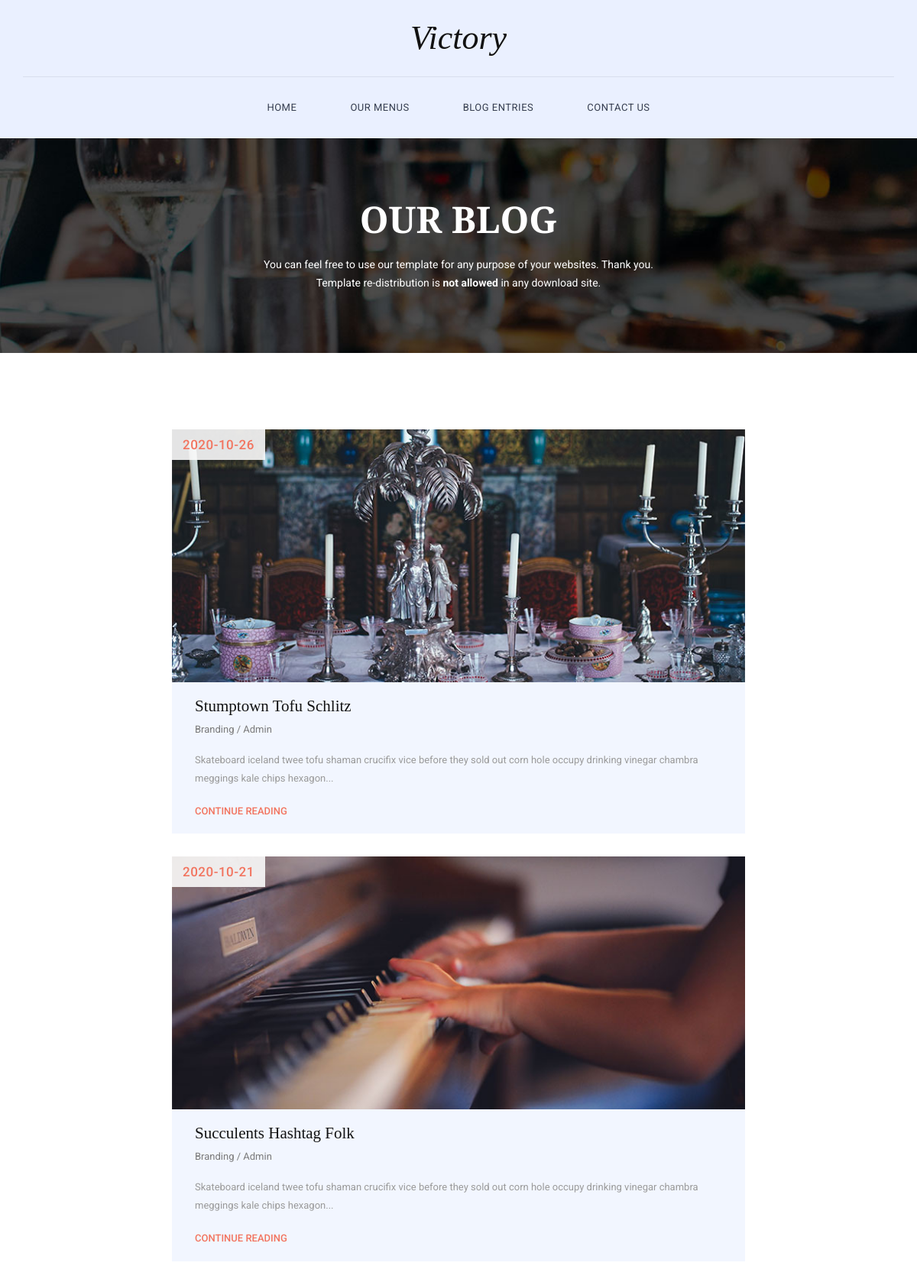
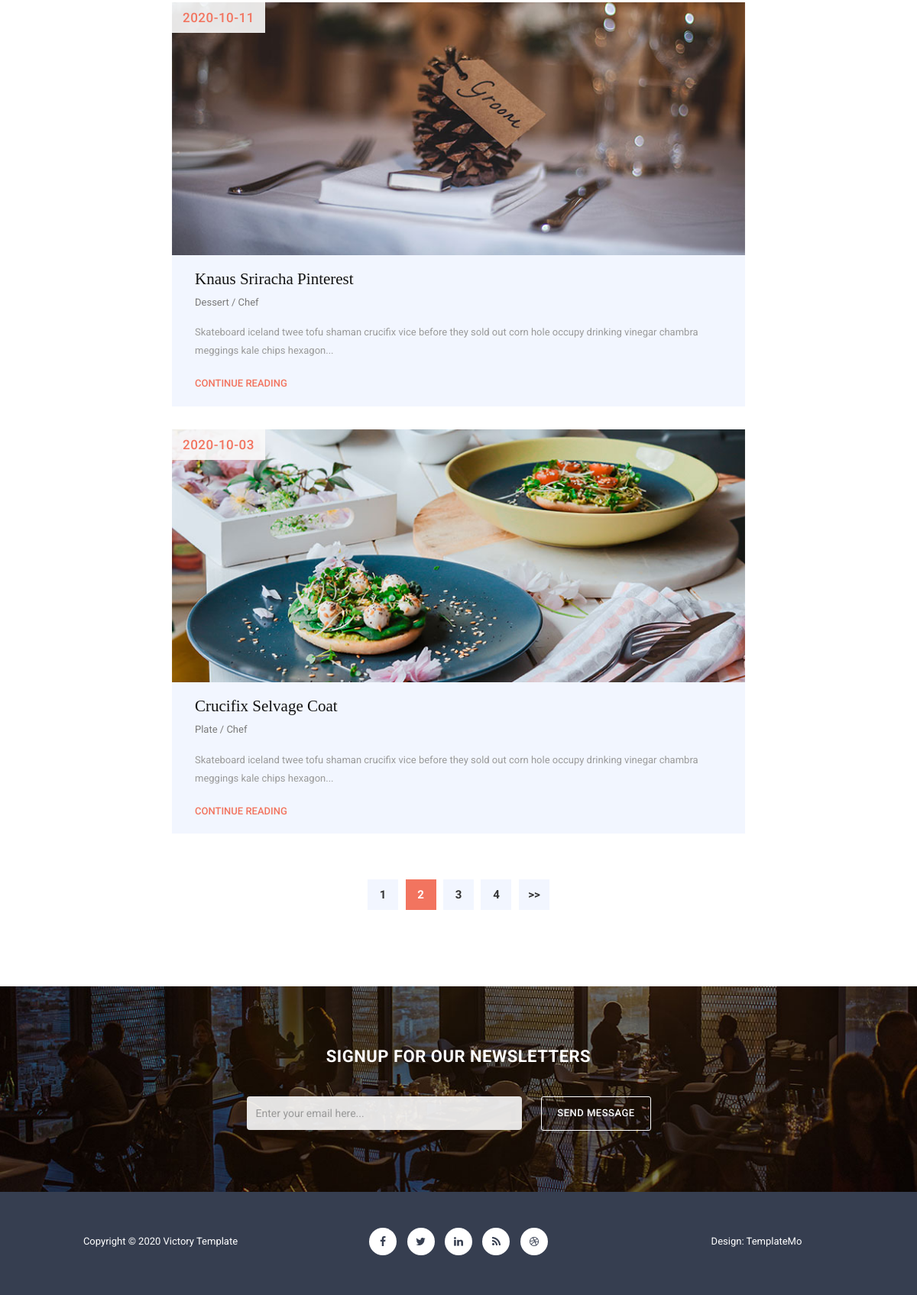
Screenshot of /blog.php with the database file from the repository (2 pictures, top to bottom).
### tables this page shows
CREATE TABLE `menu` (
  `id` int(11) NOT NULL,
  `sys_name` varchar(45) NOT NULL,
  `display_name` varchar(45) NOT NULL,
  `link` varchar(45) NOT NULL,
  `created_at` datetime DEFAULT NULL,
  `updated_at` datetime DEFAULT NULL
);

CREATE TABLE `blog` (
  `id` int(11) NOT NULL,
  `sys_name` varchar(45) NOT NULL,
  `display_name` varchar(45) NOT NULL,
  `author` varchar(45) NOT NULL,
  `image` varchar(255) NOT NULL,
  `image_blog_entries` varchar(255) NOT NULL,
  `text` varchar(255) NOT NULL,
  `created_at` datetime NOT NULL,
  `updated_at` datetime NOT NULL
);

### DB.php (called while the page is built, shortened)
<?php
class DB
{
    private $connection;
    public function __construct($host, $dbname, $username, $password)
    {
        $this->host = $host;
        $this->dbname = $dbname;
        $this->username = $username;
        $this->password = $password;
        try {
            $this->connection = new \PDO('mysql:host=' . $this->host . ';dbname=' . $this->dbname, $this->username, $this->password);
        } catch (PDOException $e) {
            print "Error!: " . $e->getMessage() . "<br/>";
            die();
        }
    }
    public function getBlogPosts()
    {
        $blogItems = [];
        $sql = "SELECT *, DATE(created_at)AS date FROM blog ";
        $query = $this->connection->query($sql);
        while ($row = $query->fetch()) {
            $blogItems[] = [
                'id'=>$row ['id'],
                'sys_name'=>$row ['sys_name'],
                'display_name' => $row ['display_name'],
                'author' => $row ['author'],
                'image' => $row['image'],
                'image_blog_entries' => $row['image_blog_entries'],
                'text' => $row ['text'],
                'date' => $row ['date']
            ];
        }
        return $blogItems;
    }
    public function getMenu()
    {
        $menuItems = [];
        $sql = "SELECT * FROM menu ";
        $query = $this->connection->query($sql);
        while ($row = $query->fetch()) {
            $menuItems[] = [
                'id'=>$row ['id'],
                'sys_name'=>$row ['sys_name'],
                'display_name' => $row ['display_name'],
                'link' => $row['link']
            ];
        }
        return $menuItems;
    }
}

### blog.php (the view, shortened to what this page needs)
<?php
$db=$GLOBALS['db'];
$blogItemsNew = $db->getBlogPosts();
$menuItemsNew = $db->getMenu();
?>
<!DOCTYPE html>
<html>
    <head>
        <link rel="stylesheet" href="css/bootstrap.min.css">
        <link rel="stylesheet" href="css/bootstrap-theme.min.css">
        <link rel="stylesheet" href="css/fontAwesome.css">
        <link rel="stylesheet" href="css/hero-slider.css">
        <link rel="stylesheet" href="css/owl-carousel.css">
        <link rel="stylesheet" href="css/templatemo-style.css">
    </head>
<body>
    <div class="header">
        <div class="container">
            <a href="#" class="navbar-brand scroll-top">Victory</a>
            <nav class="navbar navbar-inverse" role="navigation">
                <div id="main-nav" class="collapse navbar-collapse">
                    <ul class="nav navbar-nav">
                        <?php
                        foreach ($menuItemsNew as $m_Item){
                            ?>
                            <li><a href="<?php echo $m_Item['link']; ?> "><?php echo $m_Item['display_name']; ?> </a></li>
                            <?php
                        }
                        ?>
                    </ul>
                </div>
            </nav>
        </div>
    </div>
    <section class="page-heading">
        <div class="container">
            <div class="row">
                <div class="col-md-12">
                    <h1>Our Blog</h1>
                    <p>You can feel free to use our template for any purpose of your websites. Thank you. Template re-distribution is <strong>not allowed</strong> in any download site.</p>
                </div>
            </div>
        </div>
    </section>
    <section class="blog-page">
        <div class="container">
            <div class="row">
                <?php
                foreach ($blogItemsNew as $b_Item){
                ?>
                <div class="col-md-8 col-md-offset-2">
                    <div class="blog-item">
                        <img src="<?php echo $b_Item['image_blog_entries']; ?>" alt="">
                        <div class="date"><?php echo $b_Item['date']; ?></div>
                        <div class="down-content">
                            <h4><?php echo $b_Item['display_name']; ?></h4>
                            <span><?php echo $b_Item['author']; ?></span>
                            <p><?php echo $b_Item['text']; ?></p>
                            <div class="text-button">
                                <a href="#">Continue Reading</a>
                            </div>
                        </div>
                    </div>
                </div>
                    <?php
                }
                ?>
                <div class="col-md-8 col-md-offset-2">
                    <ul class="page-number">
                        <li><a href="#">1</a></li>
                        <li class="active"><a href="#">2</a></li>
                        <li><a href="#">3</a></li>
                        <li><a href="#">4</a></li>
                        <li><a href="#">&gt;&gt;</a></li>
                    </ul>
                </div>
            </div>
        </div>
    </section>
    <section class="sign-up">
        <div class="container">
            <div class="row">
                <div class="col-md-12">
                    <div class="heading">
                        <h2>Signup for our newsletters</h2>
                    </div>
                </div>
            </div>
            <form id="contact" action="newsletter.php" method="get">
                <div class="row">
                    <div class="col-md-4 col-md-offset-3">
                        <fieldset>
                            <input name="email" type="email" class="form-control" id="email" placeholder="Enter your email here..." required="">
                        </fieldset>
                    </div>
                    <div class="col-md-2">
                        <fieldset>
                            <button type="submit" id="form-submit" class="btn">Send Message</button>
                        </fieldset>
                    </div>
                </div>
            </form>
        </div>
    </section>
    <footer>
        <div class="container">
            <div class="row">
                <div class="col-md-4">
                    <p>Copyright &copy; 2020 Victory Template</p>
                </div>
                <div class="col-md-4">
                    <ul class="social-icons">
                        <li><a href="#"><i class="fa fa-facebook"></i></a></li>
                        <li><a href="#"><i class="fa fa-twitter"></i></a></li>
                        <li><a href="#"><i class="fa fa-linkedin"></i></a></li>
                        <li><a href="#"><i class="fa fa-rss"></i></a></li>
                        <li><a href="#"><i class="fa fa-dribbble"></i></a></li>
                    </ul>
                </div>
                <div class="col-md-4">
                    <p>Design: TemplateMo</p>
                </div>
            </div>
        </div>
    </footer>
</body>
</html>

### css/hero-slider.css (style rules this page uses)
*, *::after, *::before { -webkit-box-sizing: border-box; -moz-box-sizing: border-box; box-sizing: border-box; }
html { font-size: 62.5%; }
body { font-family: "Open Sans", sans-serif; color: #2c343b; background-color: #f2f2f2; }
a { color: #d44457; text-decoration: none; }
img { max-width: 100%; }

### rows the page displays
menu: display_name "HOME"
menu: display_name "OUR MENUS"
menu: display_name "BLOG ENTRIES"
menu: display_name "CONTACT US"
blog: image_blog_entries (picture), date "2020-10-26", display_name "Stumptown Tofu Schlitz", author "Branding / Admin", text "Skateboard iceland twee tofu shaman crucifix vice before they sold out corn hole occupy drinking vinegar chambra meggings kale chips hexagon..."
blog: image_blog_entries (picture), date "2020-10-21", display_name "Succulents Hashtag Folk", author "Branding / Admin", text "Skateboard iceland twee tofu shaman crucifix vice before they sold out corn hole occupy drinking vinegar chambra meggings kale chips hexagon..."
blog: image_blog_entries (picture), date "2020-10-11", display_name "Knaus Sriracha Pinterest", author "Dessert / Chef", text "Skateboard iceland twee tofu shaman crucifix vice before they sold out corn hole occupy drinking vinegar chambra meggings kale chips hexagon..."
blog: image_blog_entries (picture), date "2020-10-03", display_name "Crucifix Selvage Coat", author "Plate / Chef", text "Skateboard iceland twee tofu shaman crucifix vice before they sold out corn hole occupy drinking vinegar chambra meggings kale chips hexagon..."
